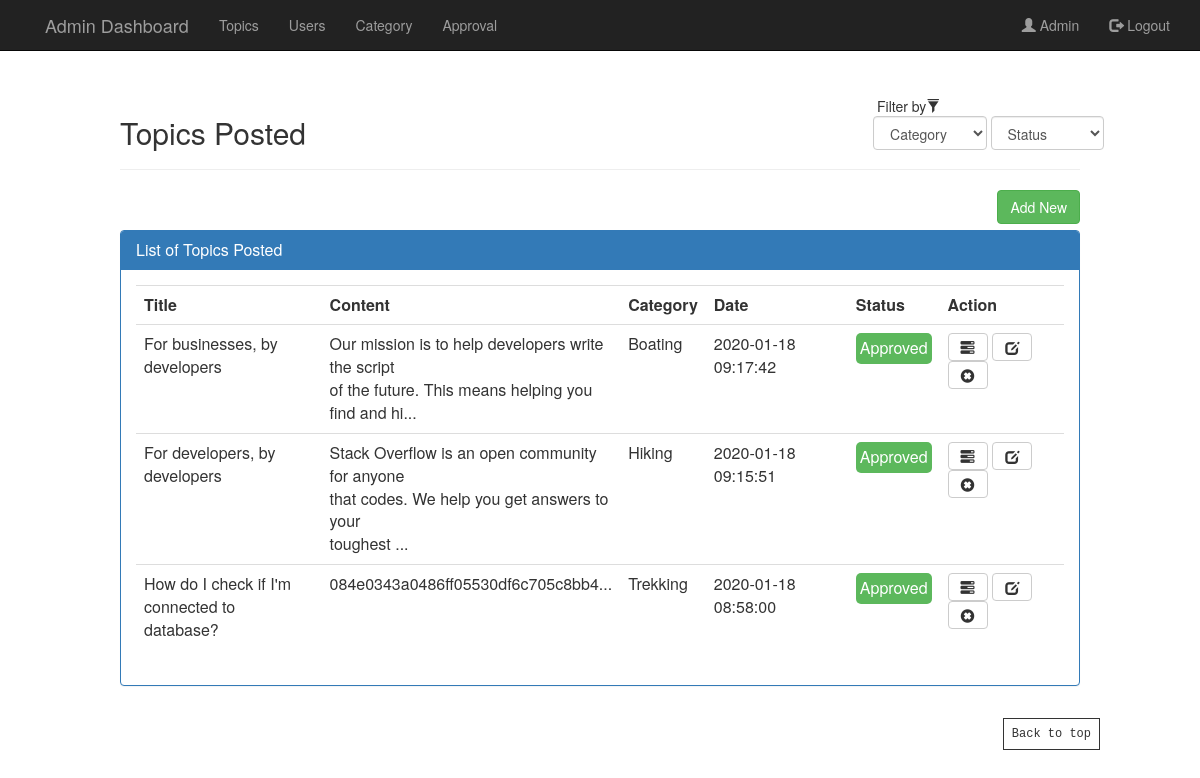
/admin/post.php (signed in), run on the app's committed database.
### tables this page shows
CREATE TABLE `tblpost` (
  `post_Id` int(11) NOT NULL,
  `title` varchar(255) DEFAULT NULL,
  `content` text,
  `datetime` datetime DEFAULT NULL,
  `cat_id` int(12) DEFAULT NULL,
  `user_Id` int(12) DEFAULT NULL,
  `approve` int(11) NOT NULL,
  `view` int(11) NOT NULL DEFAULT '0'
);

CREATE TABLE `category` (
  `cat_id` int(12) NOT NULL,
  `category` varchar(200) DEFAULT NULL
);

### admin/post.php (the view, shortened to what this page needs)
<?php include "header.php";?>
<div class="pull-right" style="margin-right:8%;">
   &nbsp;Filter by<span class="glyphicon glyphicon-filter"></span><br>
   <div style="display:inline-flex;">
       <select class="form-control"  onchange="location = this.value;">
           <option value="home.php"><i>Category</i></option>
           <?php $select = mysqli_query($con,"SELECT * from category");
           while($rows=mysqli_fetch_assoc($select)){
            extract($rows);?>
            <option value="post.php?cid=<?php echo $cat_id;?>"><?php echo $category;?></option>
            <?php }?></select>&nbsp;
            <select class="form-control"  onchange="location = this.value;">
               <option value="home.php"><i>Status</i></option>
           </select>
       </div>
   </div>
   <div class="container" style="margin:8% auto;width:auto;padding: 0% 10%">
     <h2> Topics Posted</h2>
     <hr>
     <a href="add-topic.php" class="pull-right btn btn-success">Add New</a><br/><br/>
     <div class="panel panel-primary">
        <div class="panel-heading">
            <?php if(isset($_GET['cid'])){
                $catid=$_GET['cid'];
                $category=mysqli_query($con,"SELECT category from category where cat_id=$catid;");
                $catname=mysqli_fetch_assoc($category);
                extract($catname);
                $postcount=mysqli_query($con,"SELECT count(post_Id) as count from tblpost where cat_id=$catid;");
                $sql=mysqli_fetch_assoc($postcount);
                extract($sql);
                ?>
                <h3 class="panel-title">List of Topics Posted on <b><i><?php echo $category;?></i></b> <p class="pull-right"><strong>Total: <?php echo $count;?> post/s</strong></p></h3>
                <?php }else{?>
                <h3 class="panel-title">List of Topics Posted</h3>
                <?php }?>
            </div>
            <div class="panel-body">
             <table class="table table-stripped" width="100%">
                <th>Title</th>
                <th>Content</th>
                <th>Category</th>
                <th>Date</th>
                <th>Status</th>
                <th>Action</th>
                <?php
                include "../functions/db.php";
                if(isset($_GET['cid']))
                {
                    $cat=$_GET['cid'];
                    $sql = "SELECT * FROM tblpost as tp join category as c on tp.cat_id=c.cat_id where tp.cat_id=$cat ORDER by post_Id DESC";
                    $run = mysqli_query($con,$sql);
                }elseif(isset($_GET['status'])){
                    $status=$_GET['status'];
                    $sql = "SELECT * FROM tblpost as t, category as c where t.approve=$status AND t.cat_id=c.cat_id ORDER by post_Id  DESC";
                    $run = mysqli_query($con,$sql);
                }else{
                    $sql = "SELECT * FROM tblpost as tp join category as c on tp.cat_id=c.cat_id ORDER by post_Id  DESC";
                    $run = mysqli_query($con,$sql);
                }
                while($row=mysqli_fetch_array($run))
                {
                    $id = $row['post_Id'];
                    echo "<tr>";
                    echo "<td style='width:20%;'>".$row['title']."</td>";
                    echo "<td style='width:25%;'>".wordwrap(substr($row['content'],0,100),50,"<br>\n")."..."."</td>";
                    echo "<td>".$row['category']."</td>";
                    echo "<td>".$row['datetime']."</td>";
                    if($row['approve']==1)
                    {
                        echo "<td><p style='background-color:#5cb85c;border-radius:5px;color:white;text-align: center;padding: 4px;'>Approved</p></td>";
                    }elseif ($row['approve']==2) {
                     echo "<td><p style='background-color:#dc2759;border-radius:5px;color:white;text-align: center;padding: 4px;'>Disapproved</p></td>";
                 }else
                 {
                   echo "<td><p style='background-color:#4c4346;border-radius:5px;color:white;text-align: center;padding: 4px;'>Pending</p></td>";
               }
               echo "<td>".
               "<a href='topic-details.php?post_Id=$id' class='btn btn-default'><span class=\"glyphicon glyphicon-tasks\" data-toggle=\"tooltip\" data-placement=\"top\" title=\"Details\" ></a>"." ".
               "<a href='edit-topic.php?post_Id=$id' class='btn btn-default'><span class=\"glyphicon glyphicon-edit\" data-toggle=\"tooltip\" data-placement=\"top\" title=\"Edit\"></span></a>"." ".
               "<a href='delete-topic.php?post_Id=$id' onclick=\"return confirm('Are you sure to delete the post?')\"class='btn btn-default'><span class=\"glyphicon glyphicon-remove-sign\" data-toggle=\"tooltip\" data-placement=\"top\" title=\"Delete\"></a>"
               ."</td>";
               echo "</tr>";
           }
           ?>
       </table>
   </div>
</div>
</div>
<a onclick="topFunction()" id="myBtn" title="Go to top" style="display: block;">Back to top</a>
</body>
</html>

### css/global.css (style rules this page uses)
body { background-color: #333; }
#myBtn { display: none; text-decoration: none; cursor: pointer; position: fixed; bottom: 50px; right: 100px; z-index: 99; color: #333; padding: 8px; font-size: 12px; font-family: "Source Code Pro", monospace; background: #ffffff7d; border: 1px solid #333; line-height: 14px; }

### data on the page
tblpost: title "For businesses, by developers", content "Our mission is to help developers write the script of the future. This means helping you find and hi", cat.category "Boating", datetime "2020-01-18 09:17:42", approve "Approved"
tblpost: title "For developers, by developers", content "Stack Overflow is an open community for anyone that codes. We help you get answers to your toughest", cat.category "Hiking", datetime "2020-01-18 09:15:51", approve "Approved"
tblpost: title "How do I check if I'm connected to database?", content "084e0343a0486ff05530df6c705c8bb4", cat.category "Trekking", datetime "2020-01-18 08:58:00", approve "Approved"

### other printed values
$username "Admin"
